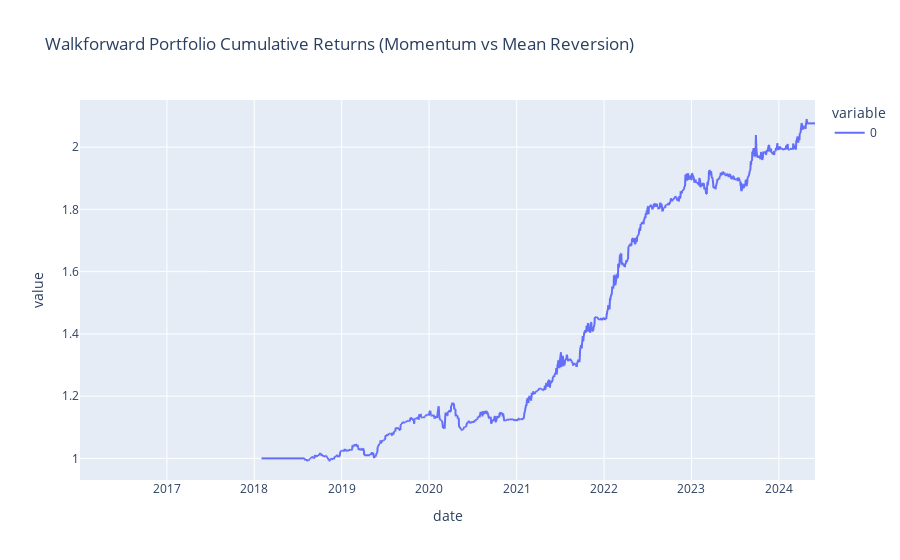

Notebook cell for this chart:
### Code cell
"""
NOTE:
This is a very basic draft strategy for illustrative purposes. This Strategy goes long or short based on the current strat selection - momentum or 
mean reversion and last n days return. 
- The walkforward backtester evaluates multiple strategies over a rolling lookback period.
- At each rebalance, the best performing strategy (based on Sharpe ratio by default) is applied forward.
- The strategy here (simple momentum vs mean reversion with fixed lookbacks) performs poorly as can be seen in performance charts for walfforward
- Goal: use this framework to design a more robust strategy with better walkforward performance.
"""


# -------------------------------
# Example Usage: Brent Index
# -------------------------------
df = pd.read_excel(r"brent_index.xlsx", parse_dates=['date'], index_col='date')
rets = df['CO1 Comdty'].pct_change()
tcost = 0.00015  # Transaction cost per trade

# -------------------------------
# Volatility Scaling (Risk Parity)
# -------------------------------
target_annual_vol = 0.15  # Target 15% annualized volatility
rolling_vol = rets.rolling(20).std() * np.sqrt(252)  # 20-day annualized vol
vol_scalar = (target_annual_vol / rolling_vol).clip(0.25, 3.0)  # Cap between 0.25x and 3x

# -------------------------------
# Regime Detection (200-day SMA)
# -------------------------------
sma_200 = df['CO1 Comdty'].rolling(200).mean()
trending = df['CO1 Comdty'] > sma_200       # Price above 200 SMA = trending up
sideways = ~trending                         # Price below 200 SMA = sideways/down

# -------------------------------
# Helper: Minimum Holding Period Filter
# -------------------------------
def apply_holding_period(signal, min_hold=5):
    """Enforce a minimum holding period to reduce excessive trading.
    Once a position is taken, it must be held for at least `min_hold` days
    before the signal can change."""
    filtered = signal.copy()
    last_trade_idx = -min_hold  # allow first trade immediately
    current_pos = 0
    for i in range(len(filtered)):
        if pd.isna(filtered.iloc[i]):
            filtered.iloc[i] = current_pos
            continue
        if filtered.iloc[i] != current_pos:
            if (i - last_trade_idx) >= min_hold:
                current_pos = filtered.iloc[i]
                last_trade_idx = i
            else:
                filtered.iloc[i] = current_pos  # keep old position
        else:
            filtered.iloc[i] = current_pos
    return filtered

min_hold = 5  # Minimum 5-day holding period (tune this parameter)

def apply_stop_loss_take_profit(signal, prices, stop_loss=-0.02, take_profit=0.04):
    """Apply stop-loss and take-profit rules to a signal.
    When a position is entered, track cumulative return from entry price.
    Exit (go flat) if return hits stop_loss or take_profit.
    Stay flat until signal changes direction for a new entry.
    
    Parameters:
        signal: pd.Series of positions (+1, -1, or 0)
        prices: pd.Series of asset prices (same index as signal)
        stop_loss: exit threshold for losses (e.g., -0.02 = -2%)
        take_profit: exit threshold for gains (e.g., 0.04 = +4%)
    """
    filtered = signal.copy().astype(float)
    entry_price = None
    current_pos = 0
    stopped_out = False  # True when SL/TP triggered, waiting for new signal
    
    for i in range(len(filtered)):
        raw_signal = filtered.iloc[i]
        price = prices.iloc[i]
        
        if pd.isna(price) or pd.isna(raw_signal):
            filtered.iloc[i] = current_pos
            continue
        
        # If we're stopped out, stay flat until signal changes
        if stopped_out:
            if raw_signal != current_pos and raw_signal != 0:
                # New signal direction -> re-enter
                current_pos = raw_signal
                entry_price = price
                stopped_out = False
            else:
                filtered.iloc[i] = 0
                continue
        
        # Check if entering a new position
        if current_pos == 0 and raw_signal != 0:
            current_pos = raw_signal
            entry_price = price
            filtered.iloc[i] = current_pos
            continue
        
        # If in a position, check SL/TP
        if current_pos != 0 and entry_price is not None and entry_price != 0:
            pnl_pct = current_pos * (price - entry_price) / entry_price
            
            if pnl_pct <= stop_loss:  # Stop loss hit
                filtered.iloc[i] = 0
                current_pos = 0
                entry_price = None
                stopped_out = True
                continue
            elif pnl_pct >= take_profit:  # Take profit hit
                filtered.iloc[i] = 0
                current_pos = 0
                entry_price = None
                stopped_out = True
                continue
        
        # Check for signal direction change (new entry)
        if raw_signal != current_pos and raw_signal != 0:
            current_pos = raw_signal
            entry_price = price
        
        filtered.iloc[i] = current_pos
    
    return filtered

stop_loss = -0.02   # -2% stop loss
take_profit = 0.04  # +4% take profit


# ------------------------------- # Define multiple strategies # ----------
lookback_days = [2, 4, 8, 16, 32, 64, 128, 256] 
pnl_strategies = pd.DataFrame(index=rets.index) 
for m in lookback_days: #rolling returns till yesterday, Shift(1) below to remove look ahead bias 
    rolling_ret = (1 + rets).rolling(window=m).apply(np.prod, raw=True).shift(1) - 1 
    
    # Momentum: go long if past return > 0, else short 
    momentum_signal = pd.Series(np.where(rolling_ret > 0, 1, -1), index=rets.index) 
    momentum_signal = apply_holding_period(momentum_signal, min_hold)
    momentum_signal = apply_stop_loss_take_profit(momentum_signal, df['CO1 Comdty'], stop_loss, take_profit)
    # Apply regime filter: momentum only allowed in trending markets
    momentum_signal = momentum_signal.where(trending.shift(1), 0)
    # Apply volatility scaling
    pnl_strategies[f"{m}D_momentum"] = (momentum_signal * vol_scalar) * rets - tcost * abs(momentum_signal.diff()) 
    
    # Mean Reversion: go short if past return > 0, else long 
    meanrev_signal = pd.Series(np.where(rolling_ret > 0, -1, 1), index=rets.index) 
    meanrev_signal = apply_holding_period(meanrev_signal, min_hold)
    meanrev_signal = apply_stop_loss_take_profit(meanrev_signal, df['CO1 Comdty'], stop_loss, take_profit)
    # Apply regime filter: mean reversion only in sideways markets
    meanrev_signal = meanrev_signal.where(sideways.shift(1), 0)
    # Apply volatility scaling
    pnl_strategies[f"{m}D_meanrev"] = (meanrev_signal * vol_scalar) * rets - tcost * abs(meanrev_signal.diff())
    
# -------------------------------
# Moving Average Crossover Strategies
# -------------------------------
ma_pairs = [(2,10),(5, 20), (10, 50), (20, 100), (50, 200), (100,300)]  # (short_window, long_window)
for short_w, long_w in ma_pairs:
    short_ma = df['CO1 Comdty'].rolling(window=short_w).mean()
    long_ma = df['CO1 Comdty'].rolling(window=long_w).mean()
    # Go long when short MA > long MA, else short
    ma_signal = pd.Series(np.where(short_ma.shift(1) > long_ma.shift(1), 1, -1), index=rets.index)
    ma_signal = apply_holding_period(ma_signal, min_hold)
    ma_signal = apply_stop_loss_take_profit(ma_signal, df['CO1 Comdty'], stop_loss, take_profit)
    pnl_strategies[f"{short_w}_{long_w}_ma_crossover"] = (ma_signal * vol_scalar) * rets - tcost * abs(ma_signal.diff())

# # -------------------------------
# # Bollinger Band Reversion Strategies
# # -------------------------------
# bb_windows = [20, 50]
# for w in bb_windows:
#     mid = df['CO1 Comdty'].rolling(window=w).mean()
#     std = df['CO1 Comdty'].rolling(window=w).std()
#     upper = mid + 2 * std
#     lower = mid - 2 * std
#     price = df['CO1 Comdty']
#     # Long when price below lower band, short when above upper, else flat->use previous
#     bb_signal = pd.Series(np.where(price.shift(1) < lower.shift(1), 1,
#                          np.where(price.shift(1) > upper.shift(1), -1, np.nan)), index=rets.index)
#     bb_signal = bb_signal.ffill().fillna(0)
#     bb_signal = apply_holding_period(bb_signal, min_hold)
#     bb_signal = apply_stop_loss_take_profit(bb_signal, df['CO1 Comdty'], stop_loss, take_profit)
#     pnl_strategies[f'{w}D_bollinger'] = (bb_signal * vol_scalar) * rets - tcost * abs(bb_signal.diff())

# -------------------------------
# RSI Strategies
# -------------------------------
rsi_windows = [14, 28]
for w in rsi_windows:
    delta = df['CO1 Comdty'].diff()
    gain = delta.where(delta > 0, 0).rolling(window=w).mean()
    loss = (-delta.where(delta < 0, 0)).rolling(window=w).mean()
    rs = gain / loss
    rsi = 100 - (100 / (1 + rs))
    # Long when RSI < 30 (oversold), short when RSI > 70 (overbought)
    rsi_signal = pd.Series(np.where(rsi.shift(1) < 30, 1,
                          np.where(rsi.shift(1) > 70, -1, np.nan)), index=rets.index)
    rsi_signal = rsi_signal.ffill().fillna(0)
    rsi_signal = apply_holding_period(rsi_signal, min_hold)
    rsi_signal = apply_stop_loss_take_profit(rsi_signal, df['CO1 Comdty'], stop_loss, take_profit)
    pnl_strategies[f'{w}D_rsi'] = (rsi_signal * vol_scalar) * rets - tcost * abs(rsi_signal.diff())

# -------------------------------
# Donchian Breakout Strategies
# -------------------------------
# breakout_windows = [20, 55]
# for w in breakout_windows:
#     high_w = df['CO1 Comdty'].rolling(window=w).max()
#     low_w = df['CO1 Comdty'].rolling(window=w).min()
#     price = df['CO1 Comdty']
#     # Long on new high, short on new low
#     brk_signal = pd.Series(np.where(price.shift(1) >= high_w.shift(2), 1,
#                           np.where(price.shift(1) <= low_w.shift(2), -1, np.nan)), index=rets.index)
#     brk_signal = brk_signal.ffill().fillna(0)
#     brk_signal = apply_holding_period(brk_signal, min_hold)
#     brk_signal = apply_stop_loss_take_profit(brk_signal, df['CO1 Comdty'], stop_loss, take_profit)
#     pnl_strategies[f'{w}D_breakout'] = (brk_signal * vol_scalar) * rets - tcost * abs(brk_signal.diff())

# -------------------------------
# Run Walkforward Backtest
# -------------------------------
backtester = WalkforwardBacktester(
    pnl_df=pnl_strategies,
    lookback_period='24M',
    rebalance_freq='3M',
    top_n=3  # Ensemble top 3 strategies
)

portfolio_pnl = backtester.run_backtest()

# -------------------------------
# Inspect Rebalance Decisions
# -------------------------------
rebalance_details = backtester.get_rebalance_details()

# -------------------------------
# Portfolio Performance
# -------------------------------
portfolio_cum = (1 + portfolio_pnl).cumprod()
portfolio_cum.plot(title="Walkforward Portfolio Cumulative Returns (Momentum vs Mean Reversion)")

### Figure 1 — Plotly figure (JSON) as saved in the notebook; plotly's stock layout.template omitted (floating-point values rounded to 4 significant figures; data arrays with more than 128 entries replaced by an {"elided": "..."} marker saying what was removed)
{"data": [{"hovertemplate": "variable=0<br>date=%{x}<br>value=%{y}<extra></extra>", "legendgroup": "0", "line": {"color": "#636efa", "dash": "solid"}, "marker": {"symbol": "circle"}, "mode": "lines", "name": "0", "showlegend": true, "type": "scattergl", "x": {"elided": "2174 str values"}, "xaxis": "x", "y": {"elided": "2174 float values"}, "yaxis": "y"}], "layout": {"legend": {"title": {"text": "variable"}, "tracegroupgap": 0}, "title": {"text": "Walkforward Portfolio Cumulative Returns (Momentum vs Mean Reversion)"}, "xaxis": {"anchor": "y", "domain": [0, 1], "title": {"text": "date"}}, "yaxis": {"anchor": "x", "domain": [0, 1], "title": {"text": "value"}}}}
